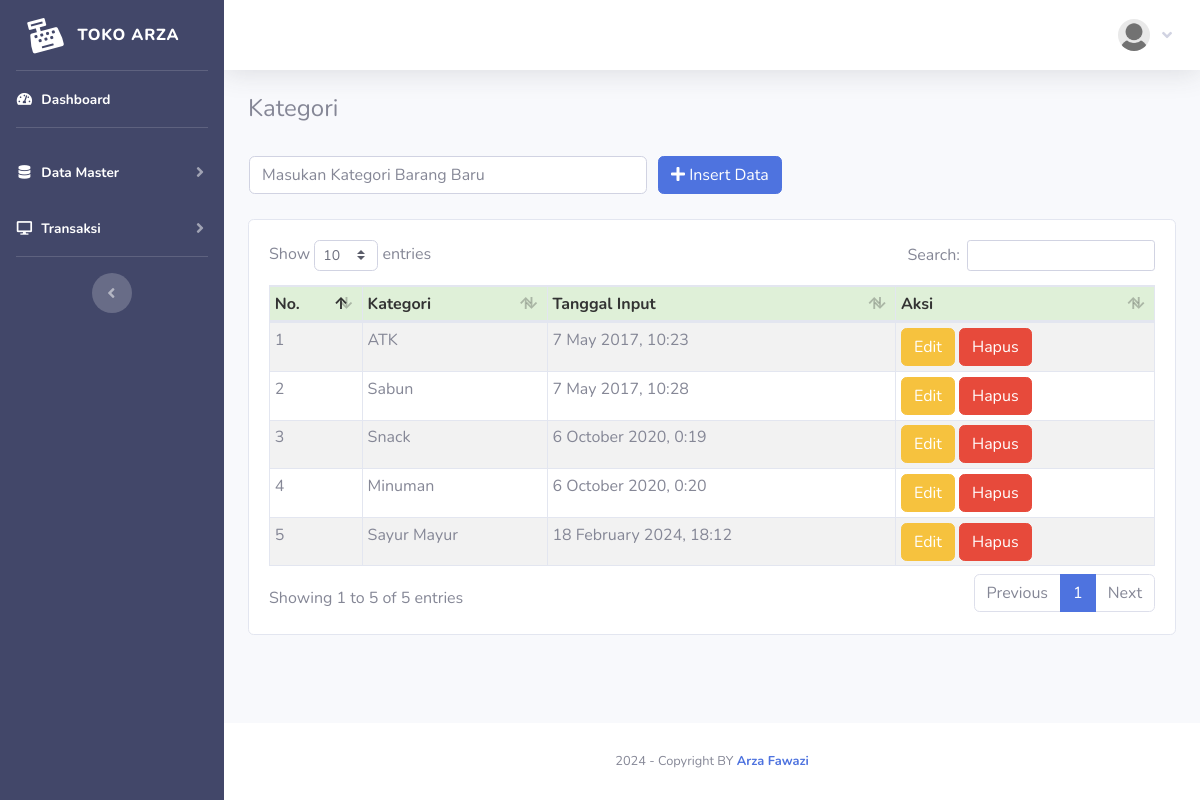
Screenshot of /index.php?page=kategori (signed in) with the database file from the repository.
### tables this page shows
CREATE TABLE `member` (
  `id_member` int(11) NOT NULL,
  `nm_member` varchar(255) NOT NULL,
  `alamat_member` text NOT NULL,
  `telepon` varchar(255) NOT NULL,
  `email` varchar(255) NOT NULL,
  `gambar` text NOT NULL,
  `NIK` text NOT NULL
);

CREATE TABLE `kategori` (
  `id_kategori` int(11) NOT NULL,
  `nama_kategori` varchar(255) NOT NULL,
  `tgl_input` varchar(255) NOT NULL
);

### fungsi/view/view.php (called while the page is built, shortened)
<?php
class view
{
    protected $db;
    public function __construct($db)
    {
        $this->db = $db;
    }
    public function member_edit($id)
    {
        $sql = "select member.*, login.*
                from member inner join login on member.id_member = login.id_member
                where member.id_member= ?";
        $row = $this-> db -> prepare($sql);
        $row -> execute(array($id));
        $hasil = $row -> fetch();
        return $hasil;
    }
    public function kategori()
    {
        $sql = "select*from kategori";
        $row = $this-> db -> prepare($sql);
        $row -> execute();
        $hasil = $row -> fetchAll();
        return $hasil;
    }
}

### admin/module/kategori/index.php (the view, shortened to what this page needs)
<h4>Kategori</h4>
<br />
<?php
	if(!empty($_GET['uid'])){
	$sql = "SELECT * FROM kategori WHERE id_kategori = ?";
	$row = $config->prepare($sql);
	$row->execute(array($_GET['uid']));
	$edit = $row->fetch();
?>
<form method="POST" action="fungsi/edit/edit.php?kategori=edit">
    <table>
        <tr>
            <td style="width:25pc;"><input type="text" class="form-control" value="<?= $edit['nama_kategori'];?>"
                    required name="kategori" placeholder="Masukan Kategori Barang Baru">
                <input type="hidden" name="id" value="<?= $edit['id_kategori'];?>">
            </td>
            <td style="padding-left:10px;"><button id="tombol-simpan" class="btn btn-primary"><i class="fa fa-edit"></i>
                    Ubah Data</button></td>
        </tr>
    </table>
</form>
<?php }else{?>
<form method="POST" action="fungsi/tambah/tambah.php?kategori=tambah">
    <table>
        <tr>
            <td style="width:25pc;"><input type="text" class="form-control" required name="kategori"
                    placeholder="Masukan Kategori Barang Baru"></td>
            <td style="padding-left:10px;"><button id="tombol-simpan" class="btn btn-primary"><i class="fa fa-plus"></i>
                    Insert Data</button></td>
        </tr>
    </table>
</form>
<?php }?>
<br />
<div class="card card-body">
    <div class="table-responsive">
        <table class="table table-bordered table-striped table-sm" id="example1">
            <thead>
                <tr style="background:#DFF0D8;color:#333;">
                    <th>No.</th>
                    <th>Kategori</th>
                    <th>Tanggal Input</th>
                    <th>Aksi</th>
                </tr>
            </thead>
            <tbody>
                <?php
				$hasil = $lihat -> kategori();
				$no=1;
				foreach($hasil as $isi){
			?>
                <tr>
                    <td><?php echo $no;?></td>
                    <td><?php echo $isi['nama_kategori'];?></td>
                    <td><?php echo $isi['tgl_input'];?></td>
                    <td>
                        <a href="index.php?page=kategori&uid=<?php echo $isi['id_kategori'];?>"><button
                                class="btn btn-warning">Edit</button></a>
                        <a href="fungsi/hapus/hapus.php?kategori=hapus&id=<?php echo $isi['id_kategori'];?>"
                            onclick="javascript:return confirm('Hapus Data Kategori ?');"><button
                                class="btn btn-danger">Hapus</button></a>
                    </td>
                </tr>
                <?php $no++; }?>
            </tbody>
        </table>
    </div>
</div>

### admin/template/sidebar.php (shortened to what this page needs)
<?php
    $id = $_SESSION['admin']['id_member'];
    $hasil_profil = $lihat -> member_edit($id);
?>
<ul class="navbar-nav  sidebar sidebar-dark accordion" style="background-color: #424769;" id="accordionSidebar">
    <a class="sidebar-brand d-flex align-items-center justify-content-center" href="index.php">
        <div class="sidebar-brand-icon rotate-n-15">
            <i class="fas fa-cash-register"></i>
        </div>
        <div class="sidebar-brand-text mx-3">Toko Arza<sup></sup></div>
    </a>
    <hr class="sidebar-divider my-0">
    <li class="nav-item active">
        <a class="nav-link" href="index.php">
            <i class="fas fa-fw fa-tachometer-alt"></i>
            <span>Dashboard</span></a>
    </li>
    <hr class="sidebar-divider">
    <li class="nav-item active">
        <a class="nav-link collapsed" href="#" data-toggle="collapse" data-target="#collapseTwo" aria-expanded="true"
            aria-controls="collapseTwo">
            <i class="fas fa-fw fa-database"></i>
            <span>Data Master</span>
        </a>
    </li>
    <li class="nav-item active">
        <a class="nav-link collapsed" href="#" data-toggle="collapse" data-target="#collapse3" aria-expanded="true"
            aria-controls="collapse3">
            <i class="fas fa-fw fa-desktop"></i>
            <span>Transaksi</span>
        </a>
    </li>
    <hr class="sidebar-divider">
    <div class="text-center d-none d-md-inline">
        <button class="rounded-circle border-0" id="sidebarToggle"></button>
    </div>
</ul>
<div id="content-wrapper" class="d-flex flex-column">
    <div id="content">
        <nav class="navbar navbar-expand navbar-light bg-white topbar mb-4 static-top shadow">
            <ul class="navbar-nav ml-auto">
                <li class="nav-item dropdown no-arrow">
                    <a class="nav-link dropdown-toggle" href="#" id="userDropdown" role="button" data-toggle="dropdown"
                        aria-haspopup="true" aria-expanded="false">
                        <img class="img-profile rounded-circle"
                            src="assets/img/user/<?php echo $hasil_profil['gambar'];?>">&nbsp; &nbsp;
                        <i class="fas fa-angle-down"></i>
                    </a>
                </li>
            </ul>
        </nav>
        <div class="container-fluid">

### rows the page displays
kategori: nama_kategori "ATK", tgl_input "7 May 2017, 10:23"
kategori: nama_kategori "Sabun", tgl_input "7 May 2017, 10:28"
kategori: nama_kategori "Snack", tgl_input "6 October 2020, 0:19"
kategori: nama_kategori "Minuman", tgl_input "6 October 2020, 0:20"
kategori: nama_kategori "Sayur Mayur", tgl_input "18 February 2024, 18:12"
